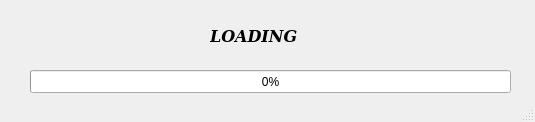
<?xml version="1.0" encoding="UTF-8"?>
<ui version="4.0">
 <class>MainWindow</class>
 <widget class="QMainWindow" name="MainWindow">
  <property name="geometry">
   <rect>
    <x>0</x>
    <y>0</y>
    <width>535</width>
    <height>122</height>
   </rect>
  </property>
  <property name="windowTitle">
   <string>MainWindow</string>
  </property>
  <widget class="QWidget" name="centralwidget">
   <widget class="QProgressBar" name="progressBar">
    <property name="geometry">
     <rect>
      <x>30</x>
      <y>70</y>
      <width>481</width>
      <height>23</height>
     </rect>
    </property>
    <property name="value">
     <number>0</number>
    </property>
   </widget>
   <widget class="QLabel" name="label">
    <property name="geometry">
     <rect>
      <x>210</x>
      <y>20</y>
      <width>91</width>
      <height>31</height>
     </rect>
    </property>
    <property name="font">
     <font>
      <family>Bitstream Vera Serif</family>
      <pointsize>12</pointsize>
      <weight>75</weight>
      <italic>true</italic>
      <bold>true</bold>
     </font>
    </property>
    <property name="text">
     <string>LOADING</string>
    </property>
   </widget>
  </widget>
  <widget class="QStatusBar" name="statusbar"/>
  <action name="actionNew">
   <property name="text">
    <string>New</string>
   </property>
  </action>
  <action name="actionOpen">
   <property name="text">
    <string>Open</string>
   </property>
  </action>
  <action name="actionSave">
   <property name="text">
    <string>Save</string>
   </property>
  </action>
 </widget>
 <resources/>
 <connections/>
</ui>
